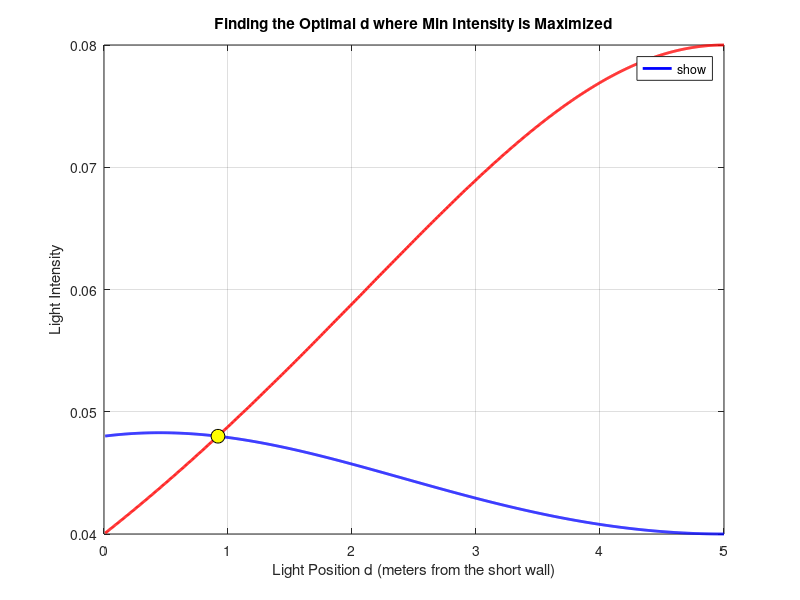

Reproduce this figure in MATLAB.
clear; close all; clc;

L_room = 10; 
W_room = 10; 
H = 0;      

% Since H=0, the formula simplifies to the standard inverse square law 1 / distance^2
intensity_func = @(lx, ly, px, py) 1 ./ ((lx - px).^2 + (ly - py).^2 + H^2);

% the range for 'd' (distance from short wall x=0), from near 0 to half the room length
d_values = linspace(0.01, 5, 1000); 

% Point coordinates: P_corner = (0, 0)
% Light positions: (d, W_room/2) and (L_room - d, W_room/2)
i_corner = intensity_func(d_values, W_room/2, 0, 0) + ...
           intensity_func(L_room - d_values, W_room/2, 0, 0);

% Point coordinates: P_midpoint = (L_room/2, 0)
% We calculate intensity at (5, 0) assuming lights are at (d, 5)
i_mid = intensity_func(d_values, W_room/2, L_room/2, 0) + ...
        intensity_func(L_room - d_values, W_room/2, L_room/2, 0);

% Find the Optimal 'd' Intersection Point
% The point where the curves are closest is the optimal 'd'
difference = abs(i_corner - i_mid);
[~, idx] = min(difference);

optimal_d = d_values(idx);
optimal_intensity = i_corner(idx); 


figure('Name', 'Optimal Light Placement Analysis');
plot(d_values, i_corner, 'b-', 'LineWidth', 2, 'DisplayName', 'Intensity at Corner');
hold on;
plot(d_values, i_mid, 'r-', 'LineWidth', 2, 'DisplayName', 'Intensity at Midpoint');

plot(optimal_d, optimal_intensity, 'ko', 'MarkerSize', 10, 'MarkerFaceColor', 'yellow', 'DisplayName', 'Optimal Point');

xlabel('Light Position d (meters from the short wall)');
ylabel('Light Intensity');
title('Finding the Optimal d where Min Intensity is Maximized');
legend('show', 'Location', 'best');
grid on;
hold off;

fprintf('Optimal d value found at intersection: %.4f meters\n', optimal_d);
fprintf('Minimum intensity at this d: %.4f units\n', optimal_intensity);
